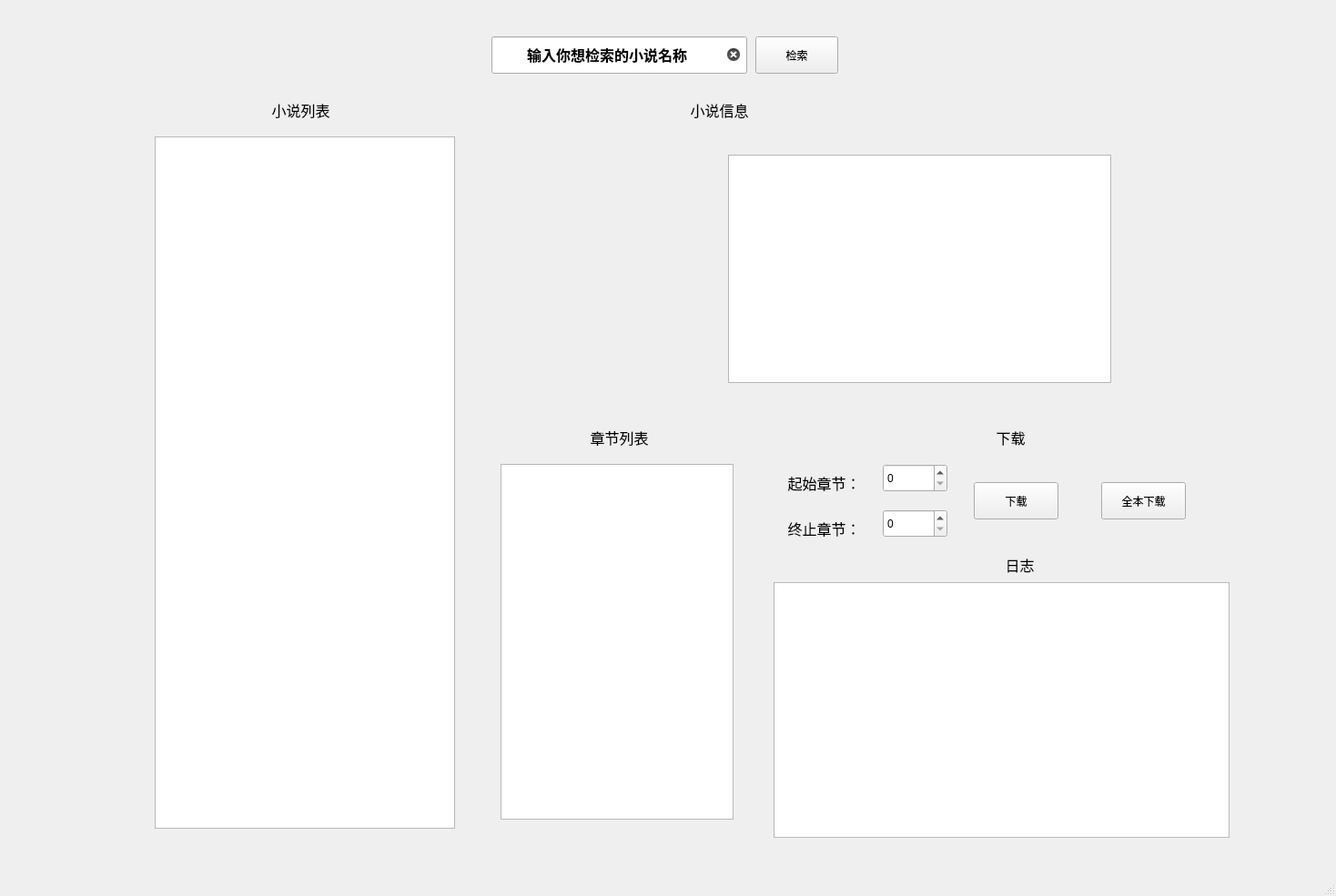
<?xml version="1.0" encoding="UTF-8"?>
<ui version="4.0">
 <class>MainWindow</class>
 <widget class="QMainWindow" name="MainWindow">
  <property name="geometry">
   <rect>
    <x>0</x>
    <y>0</y>
    <width>1468</width>
    <height>985</height>
   </rect>
  </property>
  <property name="windowTitle">
   <string>小说下载器</string>
  </property>
  <widget class="QWidget" name="centralwidget">
   <widget class="QPushButton" name="search">
    <property name="geometry">
     <rect>
      <x>830</x>
      <y>40</y>
      <width>91</width>
      <height>41</height>
     </rect>
    </property>
    <property name="autoFillBackground">
     <bool>false</bool>
    </property>
    <property name="text">
     <string>检索</string>
    </property>
    <property name="flat">
     <bool>false</bool>
    </property>
   </widget>
   <widget class="QLabel" name="label">
    <property name="geometry">
     <rect>
      <x>720</x>
      <y>100</y>
      <width>141</width>
      <height>41</height>
     </rect>
    </property>
    <property name="font">
     <font>
      <family>Adobe Devanagari</family>
      <pointsize>12</pointsize>
     </font>
    </property>
    <property name="frameShape">
     <enum>QFrame::NoFrame</enum>
    </property>
    <property name="text">
     <string>小说信息</string>
    </property>
    <property name="alignment">
     <set>Qt::AlignCenter</set>
    </property>
   </widget>
   <widget class="QLabel" name="novel_list_title">
    <property name="geometry">
     <rect>
      <x>260</x>
      <y>100</y>
      <width>141</width>
      <height>41</height>
     </rect>
    </property>
    <property name="font">
     <font>
      <family>Adobe Devanagari</family>
      <pointsize>12</pointsize>
     </font>
    </property>
    <property name="frameShape">
     <enum>QFrame::NoFrame</enum>
    </property>
    <property name="text">
     <string>小说列表</string>
    </property>
    <property name="textFormat">
     <enum>Qt::AutoText</enum>
    </property>
    <property name="alignment">
     <set>Qt::AlignCenter</set>
    </property>
   </widget>
   <widget class="QLineEdit" name="search_input">
    <property name="geometry">
     <rect>
      <x>540</x>
      <y>40</y>
      <width>281</width>
      <height>41</height>
     </rect>
    </property>
    <property name="font">
     <font>
      <family>Adobe Devanagari</family>
      <pointsize>12</pointsize>
      <weight>75</weight>
      <bold>true</bold>
     </font>
    </property>
    <property name="text">
     <string>输入你想检索的小说名称</string>
    </property>
    <property name="alignment">
     <set>Qt::AlignCenter</set>
    </property>
    <property name="dragEnabled">
     <bool>true</bool>
    </property>
    <property name="clearButtonEnabled">
     <bool>true</bool>
    </property>
   </widget>
   <widget class="QListWidget" name="novel_list">
    <property name="geometry">
     <rect>
      <x>170</x>
      <y>150</y>
      <width>330</width>
      <height>761</height>
     </rect>
    </property>
    <property name="font">
     <font>
      <pointsize>12</pointsize>
     </font>
    </property>
    <property name="lineWidth">
     <number>2</number>
    </property>
   </widget>
   <widget class="QLabel" name="novel_img">
    <property name="geometry">
     <rect>
      <x>610</x>
      <y>170</y>
      <width>180</width>
      <height>240</height>
     </rect>
    </property>
    <property name="text">
     <string/>
    </property>
   </widget>
   <widget class="QTextBrowser" name="novel_info">
    <property name="geometry">
     <rect>
      <x>800</x>
      <y>170</y>
      <width>421</width>
      <height>251</height>
     </rect>
    </property>
   </widget>
   <widget class="QLabel" name="label_2">
    <property name="geometry">
     <rect>
      <x>610</x>
      <y>460</y>
      <width>141</width>
      <height>41</height>
     </rect>
    </property>
    <property name="font">
     <font>
      <family>Adobe Devanagari</family>
      <pointsize>12</pointsize>
     </font>
    </property>
    <property name="frameShape">
     <enum>QFrame::NoFrame</enum>
    </property>
    <property name="text">
     <string>章节列表</string>
    </property>
    <property name="alignment">
     <set>Qt::AlignCenter</set>
    </property>
   </widget>
   <widget class="QListWidget" name="chapter_list">
    <property name="geometry">
     <rect>
      <x>550</x>
      <y>510</y>
      <width>256</width>
      <height>391</height>
     </rect>
    </property>
   </widget>
   <widget class="QLabel" name="label_3">
    <property name="geometry">
     <rect>
      <x>840</x>
      <y>560</y>
      <width>131</width>
      <height>41</height>
     </rect>
    </property>
    <property name="font">
     <font>
      <family>Adobe Devanagari</family>
      <pointsize>12</pointsize>
     </font>
    </property>
    <property name="frameShape">
     <enum>QFrame::NoFrame</enum>
    </property>
    <property name="text">
     <string>终止章节：</string>
    </property>
    <property name="alignment">
     <set>Qt::AlignCenter</set>
    </property>
   </widget>
   <widget class="QLabel" name="label_4">
    <property name="geometry">
     <rect>
      <x>840</x>
      <y>510</y>
      <width>131</width>
      <height>41</height>
     </rect>
    </property>
    <property name="font">
     <font>
      <family>Adobe Devanagari</family>
      <pointsize>12</pointsize>
     </font>
    </property>
    <property name="frameShape">
     <enum>QFrame::NoFrame</enum>
    </property>
    <property name="text">
     <string>起始章节：</string>
    </property>
    <property name="alignment">
     <set>Qt::AlignCenter</set>
    </property>
   </widget>
   <widget class="QLabel" name="label_5">
    <property name="geometry">
     <rect>
      <x>980</x>
      <y>490</y>
      <width>72</width>
      <height>15</height>
     </rect>
    </property>
    <property name="text">
     <string/>
    </property>
   </widget>
   <widget class="QLabel" name="label_6">
    <property name="geometry">
     <rect>
      <x>1040</x>
      <y>460</y>
      <width>141</width>
      <height>41</height>
     </rect>
    </property>
    <property name="font">
     <font>
      <family>Adobe Devanagari</family>
      <pointsize>12</pointsize>
     </font>
    </property>
    <property name="frameShape">
     <enum>QFrame::NoFrame</enum>
    </property>
    <property name="text">
     <string>下载</string>
    </property>
    <property name="alignment">
     <set>Qt::AlignCenter</set>
    </property>
   </widget>
   <widget class="QSpinBox" name="start">
    <property name="geometry">
     <rect>
      <x>970</x>
      <y>510</y>
      <width>71</width>
      <height>31</height>
     </rect>
    </property>
    <property name="maximum">
     <number>10000</number>
    </property>
   </widget>
   <widget class="QSpinBox" name="end">
    <property name="geometry">
     <rect>
      <x>970</x>
      <y>560</y>
      <width>71</width>
      <height>31</height>
     </rect>
    </property>
    <property name="maximum">
     <number>10000</number>
    </property>
   </widget>
   <widget class="QPushButton" name="downPart_btn">
    <property name="geometry">
     <rect>
      <x>1070</x>
      <y>530</y>
      <width>93</width>
      <height>41</height>
     </rect>
    </property>
    <property name="text">
     <string>下载</string>
    </property>
   </widget>
   <widget class="QPushButton" name="downloadAll_btn">
    <property name="geometry">
     <rect>
      <x>1210</x>
      <y>530</y>
      <width>93</width>
      <height>41</height>
     </rect>
    </property>
    <property name="text">
     <string>全本下载</string>
    </property>
   </widget>
   <widget class="QTextBrowser" name="log">
    <property name="geometry">
     <rect>
      <x>850</x>
      <y>640</y>
      <width>501</width>
      <height>281</height>
     </rect>
    </property>
    <property name="tabChangesFocus">
     <bool>false</bool>
    </property>
   </widget>
   <widget class="QLabel" name="label_7">
    <property name="geometry">
     <rect>
      <x>1050</x>
      <y>600</y>
      <width>141</width>
      <height>41</height>
     </rect>
    </property>
    <property name="font">
     <font>
      <family>Adobe Devanagari</family>
      <pointsize>12</pointsize>
     </font>
    </property>
    <property name="frameShape">
     <enum>QFrame::NoFrame</enum>
    </property>
    <property name="text">
     <string>日志</string>
    </property>
    <property name="alignment">
     <set>Qt::AlignCenter</set>
    </property>
   </widget>
  </widget>
  <widget class="QMenuBar" name="menubar">
   <property name="enabled">
    <bool>true</bool>
   </property>
   <property name="geometry">
    <rect>
     <x>0</x>
     <y>0</y>
     <width>1468</width>
     <height>26</height>
    </rect>
   </property>
  </widget>
  <widget class="QStatusBar" name="statusbar"/>
 </widget>
 <resources/>
 <connections/>
</ui>
